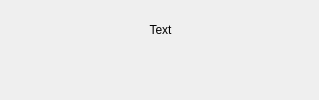
<?xml version="1.0" encoding="UTF-8"?>
<ui version="4.0">
 <class>Dialog</class>
 <widget class="QDialog" name="Dialog">
  <property name="geometry">
   <rect>
    <x>0</x>
    <y>0</y>
    <width>319</width>
    <height>100</height>
   </rect>
  </property>
  <property name="windowTitle">
   <string>Dialog</string>
  </property>
  <widget class="QLabel" name="error_msg">
   <property name="geometry">
    <rect>
     <x>10</x>
     <y>20</y>
     <width>301</width>
     <height>20</height>
    </rect>
   </property>
   <property name="styleSheet">
    <string notr="true">font: 12pt &quot;Calibri&quot;;</string>
   </property>
   <property name="text">
    <string>Text</string>
   </property>
   <property name="alignment">
    <set>Qt::AlignCenter</set>
   </property>
  </widget>
 </widget>
 <resources/>
 <connections/>
</ui>
